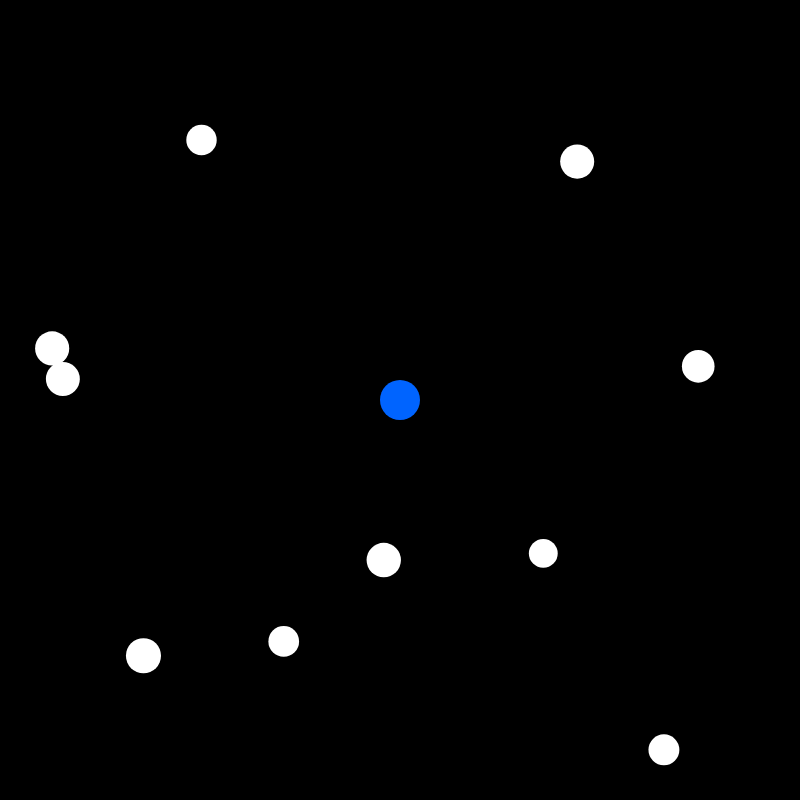
Frame 1 (no input)
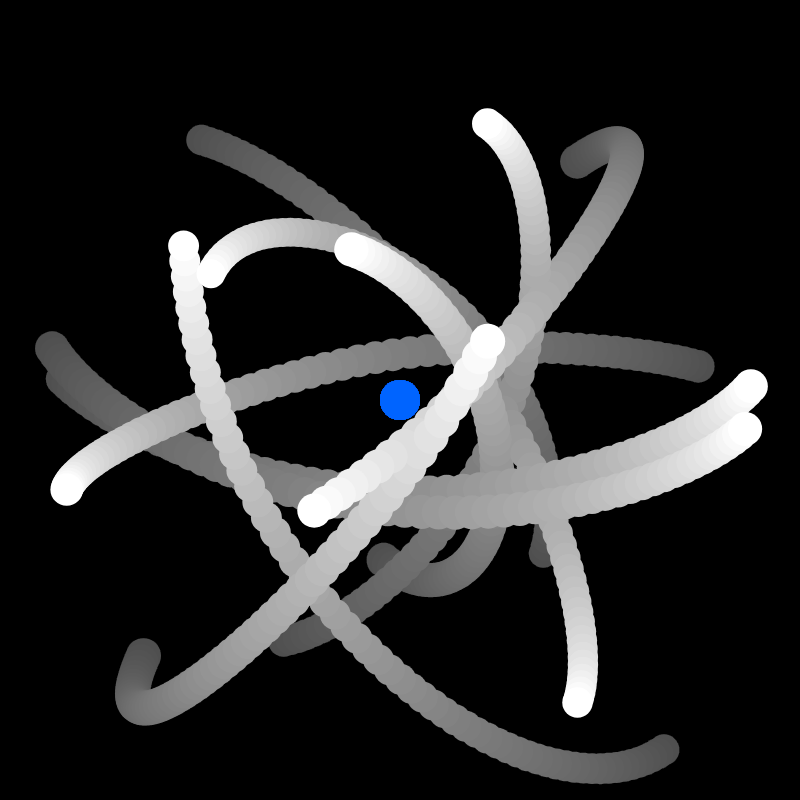
Frame 60 (no input)
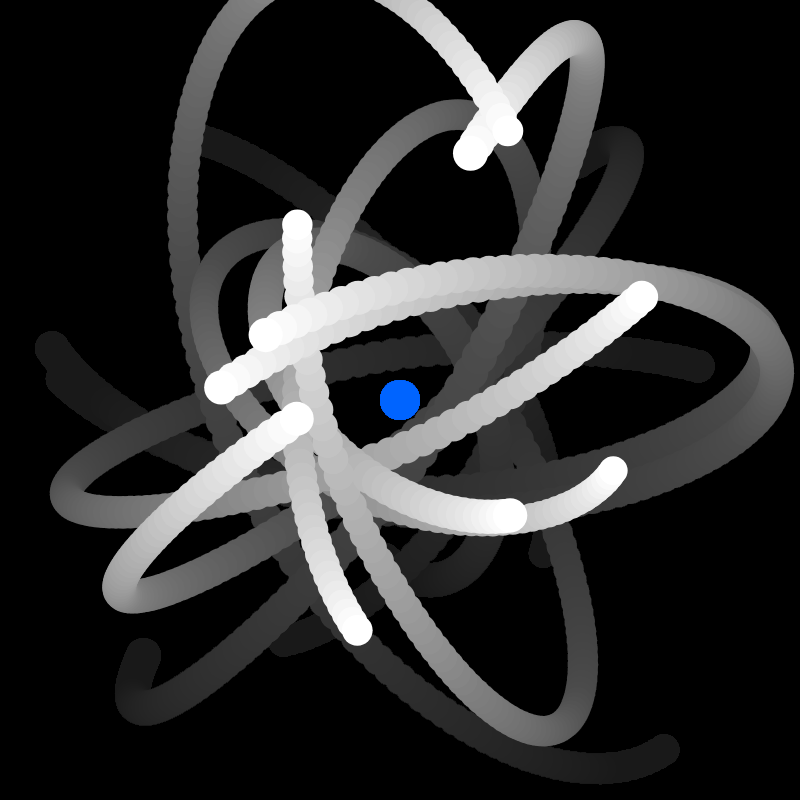
Frame 120 (the mouse pressed at the canvas centre since frame 60)

The p5.js sketch that drew these frames (run headless with seeded random() and noise() and a simulated clock; from frame 60 on, the mouse is pressed at the canvas centre):

// p5.js sketch
// ── sketch.js
let bodies = [];
let attractor;


function setup() {
    createCanvas(800, 800);

    for (let i = 0; i < 10; i++){

        x = random(width);
        y = random(height);
        m = random(50,80); 
        bodies.push(new Body(x, y, m));
    }
    attractor = new Attractor(width / 2, height / 2, 100);
    background(0);
}

function draw() {
    background(0, 5);

    for(body of bodies){
        body.update();
        body.show();
        attractor.attract(body);
    }
    attractor.show();
}

// ── attractor.js
class Attractor{

    constructor(x, y, m){
        this.pos = createVector(x,y);
        this.mass = m;
        this.r = sqrt(this.mass) * 2;
    }

    attract(body){
        let force = p5.Vector.sub(this.pos, body.pos);
        let distanceSq = constrain(force.magSq(),100, 1000);

        let G = 5;
        let attrMag = G * (this.mass * body.mass) / distanceSq;

        force.setMag(attrMag);
        body.applyForce(force);
    }

    show(){
        noStroke();
        fill(0,100,255);
        ellipse(this.pos.x, this.pos.y, this.r*2);
    }
}
// ── body.js
class Body{

    /**
     @param {number} m - Mass 
     */
    constructor(x,y,m){
        this.pos = createVector(x,y);
        this.vel = p5.Vector.random2D();
        this.vel.mult(7)
        this.mass = m;
        this.accl = createVector(0,0);
        this.radius = sqrt(this.mass) * 2;
    }

    applyForce(force){
        let f = p5.Vector.div(force, this.mass);
        this.accl.add(f);
    }

    update(){
        this.vel.add(this.accl);
        this.pos.add(this.vel);
        this.accl.set(0,0);
    }


    show(){
      noStroke()
      fill(255);
      ellipse(this.pos.x, this.pos.y, (this.radius * 2));
    }

}
